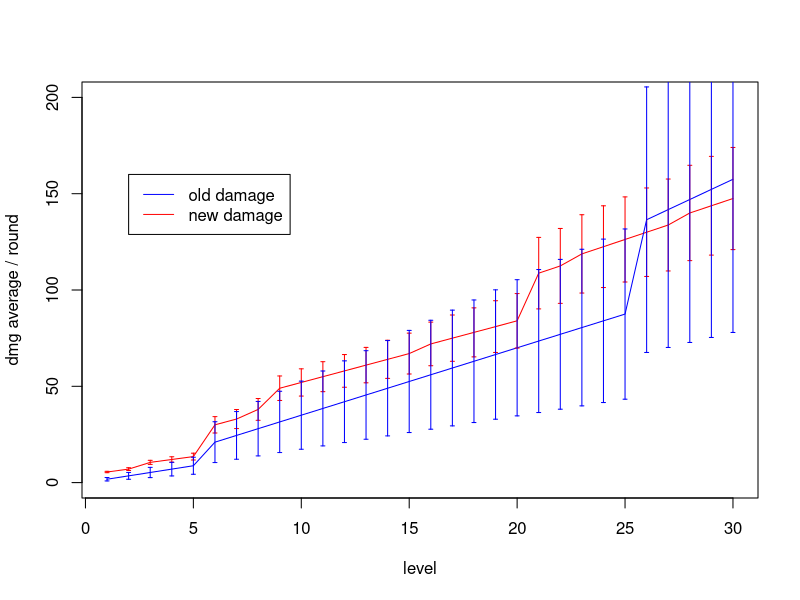
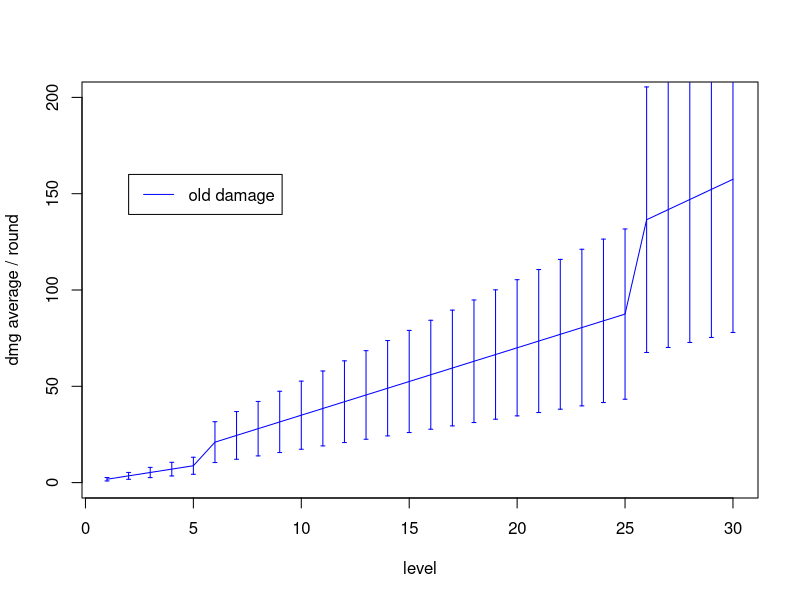
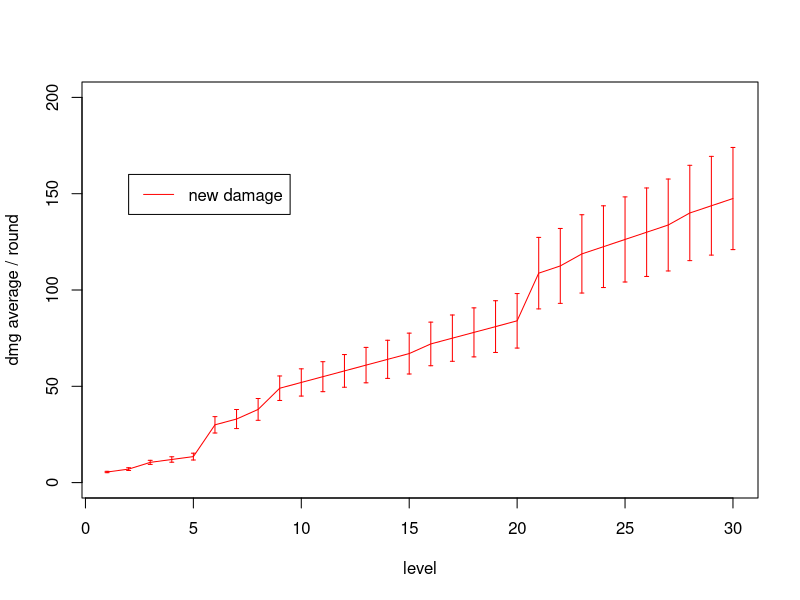

Write R code to recreate these figures, in order.
level=c(1:30)

damage_old_min=1*level/2
damage_old_min[26:30] <- damage_old_min[26:30]*1.5
damage_old_min[6:30] <-  damage_old_min[6:30]*2
damage_old_max=6*level/2
damage_old_max[26:30] <- damage_old_max[26:30]*1.5
damage_old_max[6:30] <- damage_old_max[6:30]*2
damage_old_both=cbind(damage_old_min,damage_old_max)
damage_old_sd=apply(damage_old_both, 1, sd)
damage_old_average=(damage_old_min+damage_old_max)/2

cha_mod=c(4,	4,	6,	6,	6,	6,	6,	7,	11,	11,	11,	11,	11,	11,	11,	12,	12,	12,	12,	12,	12,	12,	13,	13,	13,	13,	13,	14,	14,	14)
damage_new_min=1*level+cha_mod
damage_new_min[21:30] <- damage_new_min[21:30]*1.25
damage_new_min[6:30] <-  damage_new_min[6:30]*2
damage_new_max=2*level+cha_mod
damage_new_max[21:30] <- damage_new_max[21:30]*1.25
damage_new_max[6:30] <-  damage_new_max[6:30]*2
damage_new_both=cbind(damage_new_min,damage_new_max)
damage_new_sd=apply(damage_new_both, 1, sd)
damage_new_average=(damage_new_min+damage_new_max)/2


plot(level,damage_new_average,type="l",col="red",ylim=c(0,200), ylab="dmg average / round")
lines(damage_old_average, col="blue")
arrows(level,damage_new_average-damage_new_sd/2,level,damage_new_average+damage_new_sd/2, code=3, length=0.02, angle = 90, col="red")
arrows(level,damage_old_average-damage_old_sd/2,level,damage_old_average+damage_old_sd/2, code=3, length=0.02, angle = 90, col="blue")
legend(2, 160, legend=c("old damage", "new damage"), lty=1, col=c("blue", "red")) 

plot(level,damage_old_average,type="l",col="blue",ylim=c(0,200), ylab="dmg average / round")
arrows(level,damage_old_average-damage_old_sd/2,level,damage_old_average+damage_old_sd/2, code=3, length=0.02, angle = 90, col="blue")
legend(2, 160, legend="old damage", lty=1, col="blue")


plot(level,damage_new_average,type="l",col="red",ylim=c(0,200), ylab="dmg average / round")
arrows(level,damage_new_average-damage_new_sd/2,level,damage_new_average+damage_new_sd/2, code=3, length=0.02, angle = 90, col="red")
legend(2, 160, legend="new damage", lty=1, col="red")
